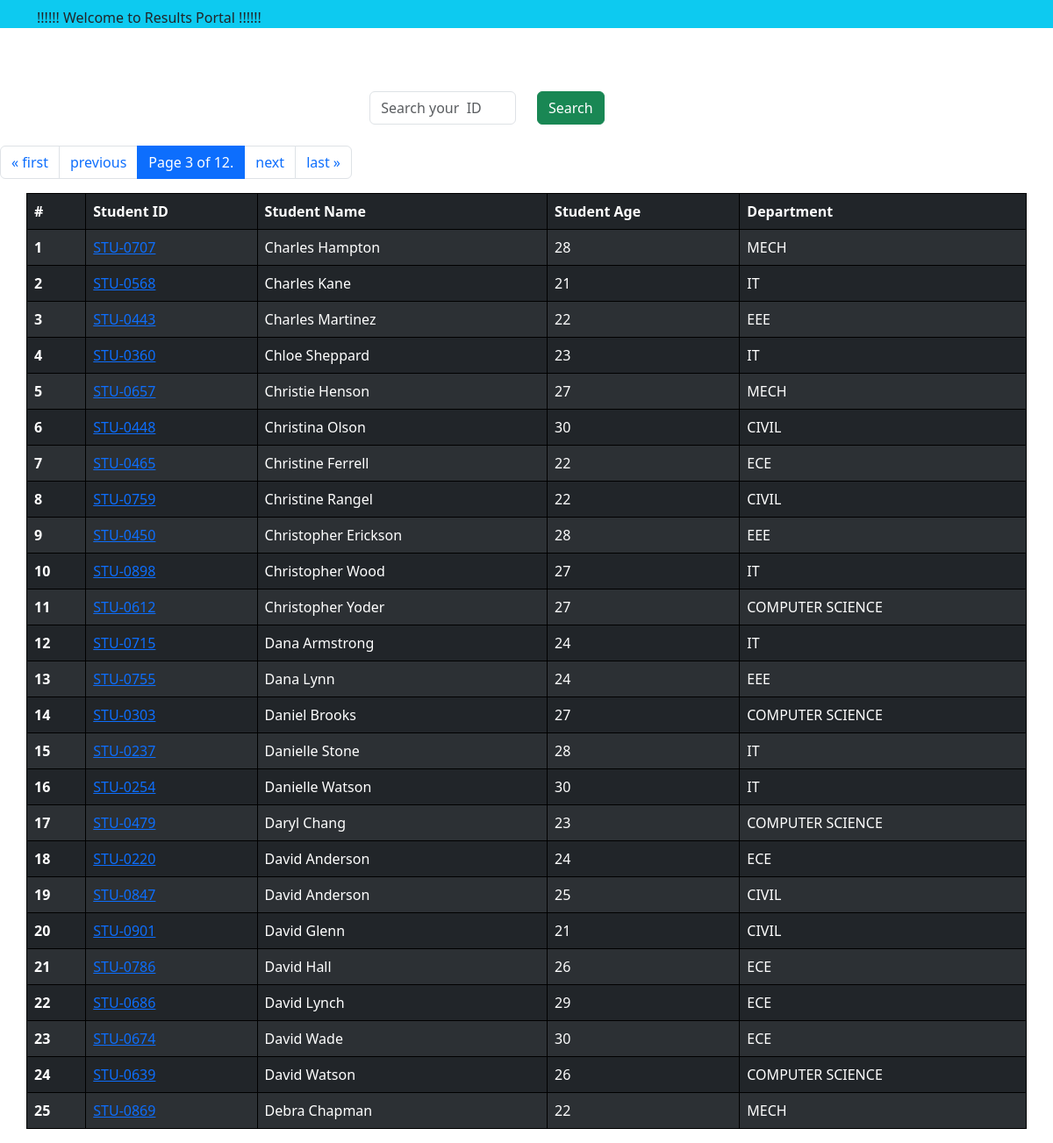
/?page=3, run on the app's committed database.
### reports/models.py (models this page shows, shortened)
class Student(models.Model):
    student_name=models.CharField(max_length=100)
    student_email=models.EmailField(unique=True)
    student_age=models.IntegerField(default=18)
    student_address=models.CharField(max_length=100)
    student_id=models.OneToOneField(StudentID,related_name='studentid',on_delete=models.CASCADE)
    department=models.ForeignKey(Department,related_name='depart',on_delete=models.CASCADE)
    class Meta:
        ordering=['student_name']
        verbose_name='student'

class StudentID(models.Model):
    student_id=models.CharField(max_length=100)
    def __str__(self) -> str:
        return self.student_id

class Department(models.Model):
    department=models.CharField(max_length=100)
    class Meta:
        ordering=['department']

### reports/views.py (the view, shortened to what this page needs)
# urls.py: path('',get_student),
def get_student(request):
    queryset=Student.objects.all()
    paginator = Paginator(queryset, 25)  # Show 25 contacts per page.
    page_number = request.GET.get("page",1)
    page_obj = paginator.get_page(page_number)
    return render(request,'reports/students.html',context={'students':page_obj})

### reports/templates/reports/students.html
{% extends 'base.html' %}
{% block start %}
<br>
<div class="container mt-5 d-flex justify-content-center">
    <form method="get" class="mb-4" >
        <div class="row">
          <div class="col-md-6">
              <input type="text" name="search" class="form-control" placeholder="Search your  ID">
          </div>
          <div class="col-md-6">
              <button type="submit" class="btn btn-success">Search</button>
          </div>
        </div>
    </form>
</div>
<table class=" container table table-striped table-dark">
    <thead>
      <tr>
        <th scope="col">#</th>
        <th scope="col">Student ID</th>
        <th scope="col">Student Name</th>
        <th scope="col">Student Age</th>
        <th scope="col">Department</th>
    </thead>
    <tbody>
        {% for student in students %}
        <tr>
            <th scope="row">{{forloop.counter}}</th>
            <td>
                <a href="{% url 'see_marks' student.student_id  %}">{{student.student_id}}</a>
            </td>
            <td>{{student.student_name}}</td>
            <td>{{student.student_age}}</td>
            <td>{{student.department.department}}</td>
          </tr>
        {% endfor %}
    </tbody>
    <nav aria-label="...">
            <div class="pagination">
                <ul class="pagination">
                    {% if students.has_previous %}
                    <li class="page-item "><a class="page-link" href="?page=1">&laquo; first</a> </li>
                    <li class="page-item"><a class="page-link" href="?page={{ students.previous_page_number }}">previous</a></li>
                    {% endif %}
                    <li class="page-item active">
                        <a class="page-link"><span class="sr-only">Page {{ students.number }} of {{ students.paginator.num_pages }}.</span></a>
                    </li>
                    {% if students.has_next %}
                    <li class="page-item"><a class="page-link" href="?page={{ students.next_page_number }}">next</a></li>
                    <li class="page-item"><a class="page-link" href="?page={{ students.paginator.num_pages }}">last &raquo;</a></li>
                    {% endif %}
                </ul>
            </div>
        </nav>
  </table>
{% endblock%}

### reports/templates/base.html (style rules this page uses)
table, th, td { border: 1px solid black; border-collapse: collapse; }

### data on the page
Student: student_id "STU-0707", student_name "Charles Hampton", student_age "28", department.department "MECH"
Student: student_id "STU-0568", student_name "Charles Kane", student_age "21", department.department "IT"
Student: student_id "STU-0443", student_name "Charles Martinez", student_age "22", department.department "EEE"
Student: student_id "STU-0360", student_name "Chloe Sheppard", student_age "23", department.department "IT"
Student: student_id "STU-0657", student_name "Christie Henson", student_age "27", department.department "MECH"
Student: student_id "STU-0448", student_name "Christina Olson", student_age "30", department.department "CIVIL"
Student: student_id "STU-0465", student_name "Christine Ferrell", student_age "22", department.department "ECE"
Student: student_id "STU-0759", student_name "Christine Rangel", student_age "22", department.department "CIVIL"
Student: student_id "STU-0450", student_name "Christopher Erickson", student_age "28", department.department "EEE"
Student: student_id "STU-0898", student_name "Christopher Wood", student_age "27", department.department "IT"
Student: student_id "STU-0612", student_name "Christopher Yoder", student_age "27", department.department "COMPUTER SCIENCE"
Student: student_id "STU-0715", student_name "Dana Armstrong", student_age "24", department.department "IT"
Student: student_id "STU-0755", student_name "Dana Lynn", student_age "24", department.department "EEE"
Student: student_id "STU-0303", student_name "Daniel Brooks", student_age "27", department.department "COMPUTER SCIENCE"
Student: student_id "STU-0237", student_name "Danielle Stone", student_age "28", department.department "IT"
Student: student_id "STU-0254", student_name "Danielle Watson", student_age "30", department.department "IT"
Student: student_id "STU-0479", student_name "Daryl Chang", student_age "23", department.department "COMPUTER SCIENCE"
Student: student_id "STU-0220", student_name "David Anderson", student_age "24", department.department "ECE"
Student: student_id "STU-0847", student_name "David Anderson", student_age "25", department.department "CIVIL"
Student: student_id "STU-0901", student_name "David Glenn", student_age "21", department.department "CIVIL"
Student: student_id "STU-0786", student_name "David Hall", student_age "26", department.department "ECE"
Student: student_id "STU-0686", student_name "David Lynch", student_age "29", department.department "ECE"
Student: student_id "STU-0674", student_name "David Wade", student_age "30", department.department "ECE"
Student: student_id "STU-0639", student_name "David Watson", student_age "26", department.department "COMPUTER SCIENCE"
Student: student_id "STU-0869", student_name "Debra Chapman", student_age "22", department.department "MECH"

### other printed values
{{ students.number }} "3"
{{ students.paginator.num_pages }} "12"
